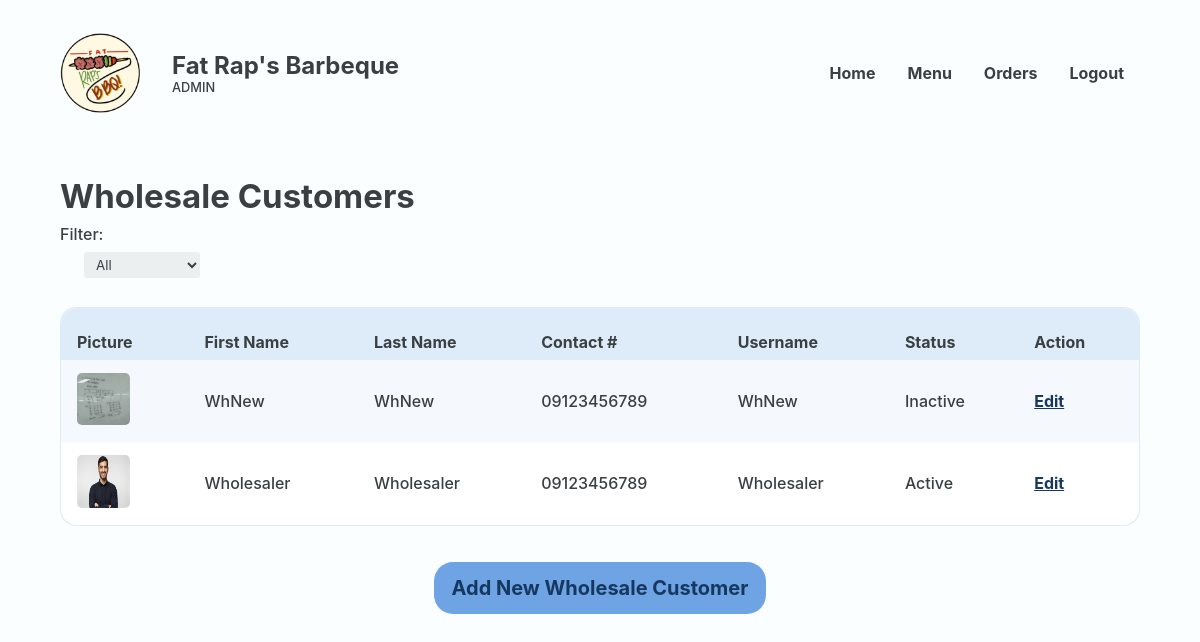
/Website/admin-wholesaler-accounts.php (signed in), run on the app's committed database.
### tables this page shows
CREATE TABLE `wholesaler` (
  `WHL_ID` int(18) UNSIGNED NOT NULL,
  `PRSN_ID` int(18) NOT NULL,
  `WHL_FNAME` varchar(20) NOT NULL,
  `WHL_LNAME` varchar(20) NOT NULL,
  `WHL_IMAGE` varchar(250) NOT NULL,
  `WHL_STATUS` varchar(18) NOT NULL
);

CREATE TABLE `person` (
  `PRSN_ID` int(18) UNSIGNED NOT NULL,
  `PRSN_NAME` varchar(20) NOT NULL,
  `PRSN_EMAIL` varchar(35) NOT NULL,
  `PRSN_PASSWORD` varchar(250) NOT NULL,
  `PRSN_PHONE` varchar(11) NOT NULL,
  `PRSN_ROLE` varchar(11) NOT NULL
);

### Website/admin-wholesaler-accounts.php (the view, shortened to what this page needs)
<?php
@include 'constants.php';
$wholesaler_status = isset($_GET['type']) ? $_GET['type'] : 'all';
?>
<!DOCTYPE html>
<html lang="en">
<head>
    <link rel="stylesheet" href="header-styles.css">
    <link rel="stylesheet" href="admin-styles.css">
    <link href='https://unpkg.com/boxicons@2.1.4/css/boxicons.min.css' rel='stylesheet'>
</head>
<body>
    <header class="backend">
        <div class="header-container">
            <div class="website-title">
                <img id="logo" src="images/client-logo.png">
                <div class="text">
                    <h1>Fat Rap's Barbeque</h1>
                    <p>ADMIN</p>
                </div>
            </div>
            <ul class='menubar'>
                <li><a href="<?php echo SITEURL; ?>admin-home.php">Home</a></li>
                <li><a href="<?php echo SITEURL; ?>admin-edit-menu.php">Menu</a></li>
                <li><a href="<?php echo SITEURL; ?>admin-new-orders.php">Orders</a></li>
                <?php
                if (isset($_SESSION['prsn_id'])) {
                ?>
                    <li><a href="<?php echo SITEURL; ?>logout.php">Logout</a>
                    </li>
                <?php
                } else {
                ?>
                    <li><a href="<?php echo SITEURL; ?>login-page.php">Login</a></li>
                <?php
                }
                ?>
            </ul>
        </div>
    </header>
    <main>
        <section class="section">
            <div class="container">
                <div class="section-heading">
                    <h2>Wholesale Customers</h2>
                    <p>Filter:</p>
                    <select name="wholesaler-status" id="wholesaler-status" class="dropdown">
                        <option value="all" <?php echo ($wholesaler_status === 'all') ? 'selected' : ''; ?>>All</option>
                    </select>
                </div>
                <section class="section-body">
                    <section class="main-section column">
                        <div class="table-wrapper">
                            <table class="alternating">
                                <tr>
                                    <th class="header">Picture</th>
                                    <th class="header">First Name</th>
                                    <th class="header">Last Name</th>
                                    <th class="header">Contact #</th>
                                    <th class="header">Username</th>
                                    <th class="header">Status</th>
                                    <th class="header">Action</th>
                                </tr>
                                <?php
                                $wholesaler_status = isset($_GET['type']) ? $_GET['type'] : 'all';
                                if ($wholesaler_status === 'all') {
                                    $sql = "SELECT * FROM person, wholesaler WHERE wholesaler.PRSN_ID = person.PRSN_ID AND PRSN_ROLE = 'Wholesaler'";
                                } else {
                                    $sql = "SELECT * FROM person, wholesaler WHERE wholesaler.PRSN_ID = person.PRSN_ID AND PRSN_ROLE = 'Wholesaler' AND WHL_STATUS = '$wholesaler_status'";
                                }
                                $res = mysqli_query($conn, $sql);
                                $count = mysqli_num_rows($res);
                                if ($count > 0) {
                                    while ($row = mysqli_fetch_assoc($res)) {
                                        $PRSN_ID = $row['PRSN_ID'];
                                        $WHL_ID = $row['WHL_ID'];
                                        $WHL_IMAGE = $row['WHL_IMAGE'];
                                        $WHL_FNAME = $row['WHL_FNAME'];
                                        $WHL_LNAME = $row['WHL_LNAME'];
                                        $PRSN_NUMBER = $row['PRSN_PHONE'];
                                        $PRSN_EMAIL = $row['PRSN_EMAIL'];
                                        $WHL_STATUS = $row['WHL_STATUS'];
                                ?>
                                        <tr>
                                            <td data-cell="Image">
                                                <img src="<?php echo SITEURL; ?>images/<?php echo $WHL_IMAGE; ?>" alt="">
                                            </td>
                                            <td data-cell="Name"><?php echo $WHL_FNAME ?></td>
                                            <td data-cell="Name"><?php echo $WHL_LNAME ?></td>
                                            <td data-cell="Contact #"><?php echo $PRSN_NUMBER ?></td>
                                            <td data-cell="Username"><?php echo $PRSN_EMAIL ?></td>
                                            <td data-cell="Status"><?php echo $WHL_STATUS ?></td>
                                            <td data-cell="Action"><a href="<?php echo SITEURL; ?>admin-edit-wholesaler.php?PRSN_ID=<?php echo $PRSN_ID ?>&WHL_ID=<?php echo $WHL_ID ?>" class="edit">Edit</a></td>
                                        </tr>
                                    <?php
                                    }
                                } else {
                                    ?>
                                    <tr>
                                        <td colspan="5" class="error">Empty</td>
                                    </tr>
                                <?php
                                }
                                ?>
                            </table>
                        </div>
                        <a href="<?php echo SITEURL; ?>admin-add-wholesaler.php" class="page-btn"><button class="big-btn">Add New Wholesale Customer</button></a>
                    </section>
                </section>
            </div>
        </section>
    </main>
</body>
</html>

### Website/header-styles.css (style rules this page uses)
*, *::before, *::after { margin: 0; padding: 0; box-sizing: border-box; font-family: inherit; }
:root { --bg:#F2FFE1; --primary:#f3d95c; --text:#3A001E; --text2: #FA3F1F; --input-bg:#F7F3DC; --eye-icon:#CEC699; --block: #4ADE5D; --block-p:#277B32; --block-h1: #0F4C17; --form-bg: #FFFDEF; --header-text: #3A001E; }
body { font-family: 'Inter', sans-serif; }
header, footer { width: 100%; display: flex; justify-content: center; align-items: center; }
header { height: 8rem; position: fixed; top: 0; z-index: 100; color: var(--header-text); background-color: var(--bg); }
header.backend { color: #3A3F42; background-color: #FBFEFF; }
.header-container, .footer-container { margin-inline: auto; margin-top: 2rem; margin-bottom: 0.9rem; width: 90%; max-width: 1200px; display: flex; justify-content: space-between; align-items: center; }
.website-title { display: flex; align-items: center; }
header img { width: 80px; position: relative; }
header .text { margin-left: 2rem; display: flex; flex-direction: column; gap: 0; }
header h1 { white-space: nowrap; font-size: 1.5rem; }
header .text p, footer .right-container p { font-size: 0.8rem; }
li > a { color: inherit; text-decoration: none; }
.menubar { display: flex; flex-direction: row; list-style-type: none; margin: 0; padding: 0; }
.menubar > li { font-weight: bold; margin: 0 1rem; overflow: hidden; }

### Website/admin-styles.css (style rules this page uses)
*, *::before, *::after { margin: 0; padding: 0; box-sizing: border-box; font-family: inherit; }
:root { --bg:#EDE9D0; --primary:#F5D636; --active-primary:#EDCB1C; --input-bg:#F7F3DC; --form-bg: #FFFDEF; --available:#A8D991; --available-text:#304D23; --fully-booked:#C13B24; --fully-booked-text:var(--text); --closed:#3B3B3B; --closed-text:#A9A9A9; --product-info-bg: #C13B24; --light-text: #FEFBEA; --text:#3A3F42; --light-blue: #DEECF9; --darker-row: #deecf94f; --sidemenu-blue: #6EA4E4; --sidemenu-blue-hover: #5790D5; --sidemenu-blue-text: #163860; --db-highlight-blue: #93CBFF; --gray: #878F94; --accept-green: #78D35A; --reject-red: #DA523B; }
html { color: var(--text); }
body { font-family: 'Inter', sans-serif; font-weight: 500; min-height: 100vh; color: #3A3F42; background-color: #FBFEFF; }
main { padding-top: 8rem; }
.section { width: 100%; display: flex; justify-content: center; align-items: center; }
.container { max-width: 1200px; width: 90%; margin: clamp(1rem, 5vw, 3rem) auto; margin-bottom: 5rem; }
.section-heading { display: flex; flex-direction: column; gap: 0.5rem; margin-bottom: 1.8rem; }
.section-heading h2 { font-size: 2.0625rem; }
.dropdown { background-color: #ECEFEF; color: var(--text); padding: 4px 8px; width: 7.25rem; border-radius: 3px; border: none; margin-left: 1.5rem; }
.main-section { min-width: 5rem; }
.column { display: flex; flex-direction: column; }
.table-wrapper { width: 100%; background-color: var(--light-blue); border-radius: 1rem; padding: 1px; height: max-content; overflow-x: auto; flex: 1; }
table { background: white; border-radius: 1rem; border-collapse: collapse; width: 100%; }
table .edit, table .trash { color: var(--sidemenu-blue-text); font-weight: bold; }
table th.header, .app-det-tbl table td.header { padding: 1.5rem 1rem 0.5rem 1rem ; background: var(--light-blue); }
table th.header:first-of-type { border-top-left-radius: 1rem; }
table th.header:last-of-type { border-top-right-radius: 1rem; }
td,th { text-align: left; text-wrap: nowrap; }
td { padding: 0.8rem; padding-left: 1rem; }
.alternating tr:nth-last-of-type(2n) { background: var(--darker-row); }
table img { width: 3.3rem; height: 3.3rem; border-radius: 5px; }
button { display: inline-block; border: none; outline: none; padding: 0; cursor: pointer; }
.side-menu .inventory-box, .view, .big-btn { display: block; background-color: var(--sidemenu-blue); padding: 0.9rem 1.1rem; font-size: 1rem; color: var(--sidemenu-blue-text); }
.big-btn { border-radius: 1.2rem; width: max-content; min-width: 17rem; margin: 0 auto; font-weight: bold; font-size: 1.25rem; margin-top: 2.25rem; text-decoration: none; text-align: center; }
.page-btn { text-decoration: none; }

### data on the page
wholesaler: WHL_IMAGE (picture), WHL_FNAME "WhNew", WHL_LNAME "WhNew", PRSN_ID.PRSN_PHONE "09123456789", PRSN_ID.PRSN_EMAIL "WhNew", WHL_STATUS "Inactive"
wholesaler: WHL_IMAGE (picture), WHL_FNAME "Wholesaler", WHL_LNAME "Wholesaler", PRSN_ID.PRSN_PHONE "09123456789", PRSN_ID.PRSN_EMAIL "Wholesaler", WHL_STATUS "Active"
